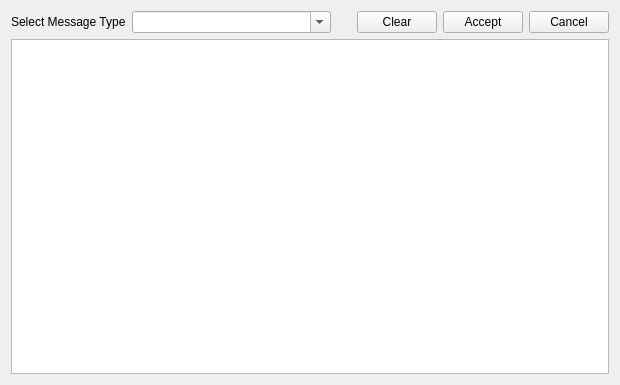
<?xml version="1.0" encoding="UTF-8"?>
<ui version="4.0">
 <class>PublisherWidget</class>
 <widget class="QWidget" name="PublisherWidget">
  <property name="geometry">
   <rect>
    <x>0</x>
    <y>0</y>
    <width>620</width>
    <height>385</height>
   </rect>
  </property>
  <property name="windowTitle">
   <string> Edit Annotation's Data</string>
  </property>
  <layout class="QVBoxLayout" name="verticalLayout">
   <item>
    <layout class="QHBoxLayout" name="horizontalLayout">
     <item>
      <widget class="QLabel" name="label_2">
       <property name="text">
        <string>Select Message Type</string>
       </property>
      </widget>
     </item>
     <item>
      <widget class="ExtendedComboBox" name="msg_type_combo_box">
       <property name="sizePolicy">
        <sizepolicy hsizetype="Expanding" vsizetype="Fixed">
         <horstretch>2</horstretch>
         <verstretch>0</verstretch>
        </sizepolicy>
       </property>
       <property name="minimumSize">
        <size>
         <width>100</width>
         <height>0</height>
        </size>
       </property>
       <property name="toolTip">
        <string>Message type to create</string>
       </property>
       <property name="editable">
        <bool>true</bool>
       </property>
       <property name="sizeAdjustPolicy">
        <enum>QComboBox::AdjustToMinimumContentsLength</enum>
       </property>
      </widget>
     </item>
     <item>
      <spacer name="horizontalSpacer">
       <property name="orientation">
        <enum>Qt::Horizontal</enum>
       </property>
       <property name="sizeHint" stdset="0">
        <size>
         <width>20</width>
         <height>20</height>
        </size>
       </property>
      </spacer>
     </item>
     <item>
      <widget class="QPushButton" name="clear_button">
       <property name="toolTip">
        <string>Discard current message</string>
       </property>
       <property name="text">
        <string>Clear</string>
       </property>
      </widget>
     </item>
     <item>
      <widget class="QPushButton" name="accept_button">
       <property name="toolTip">
        <string>Complete edition, accepting changes</string>
       </property>
       <property name="text">
        <string>Accept</string>
       </property>
      </widget>
     </item>
     <item>
      <widget class="QPushButton" name="cancel_button">
       <property name="toolTip">
        <string>Cancel edition, discarding changes</string>
       </property>
       <property name="text">
        <string>Cancel</string>
       </property>
      </widget>
     </item>
    </layout>
   </item>
   <item>
    <layout class="QHBoxLayout" name="horizontalLayout_2"/>
   </item>
   <item>
    <widget class="MessageTreeWidget" name="message_tree_widget">
     <property name="contextMenuPolicy">
      <enum>Qt::CustomContextMenu</enum>
     </property>
     <property name="toolTip">
      <string>Right click on item or selection for more options.</string>
     </property>
     <property name="dragEnabled">
      <bool>false</bool>
     </property>
     <property name="dragDropMode">
      <enum>QAbstractItemView::DragDrop</enum>
     </property>
     <property name="selectionMode">
      <enum>QAbstractItemView::ExtendedSelection</enum>
     </property>
     <property name="sortingEnabled">
      <bool>false</bool>
     </property>
     <attribute name="headerDefaultSectionSize">
      <number>200</number>
     </attribute>
     <attribute name="headerMinimumSectionSize">
      <number>100</number>
     </attribute>
     <attribute name="headerStretchLastSection">
      <bool>false</bool>
     </attribute>
    </widget>
   </item>
  </layout>
 </widget>
 <customwidgets>
  <customwidget>
   <class>ExtendedComboBox</class>
   <extends>QComboBox</extends>
   <header>rqt_py_common.extended_combo_box</header>
  </customwidget>
  <customwidget>
   <class>MessageTreeWidget</class>
   <extends>QTreeView</extends>
   <header>rqt_annotation_data.message_tree_widget</header>
  </customwidget>
 </customwidgets>
 <resources/>
 <connections/>
</ui>
